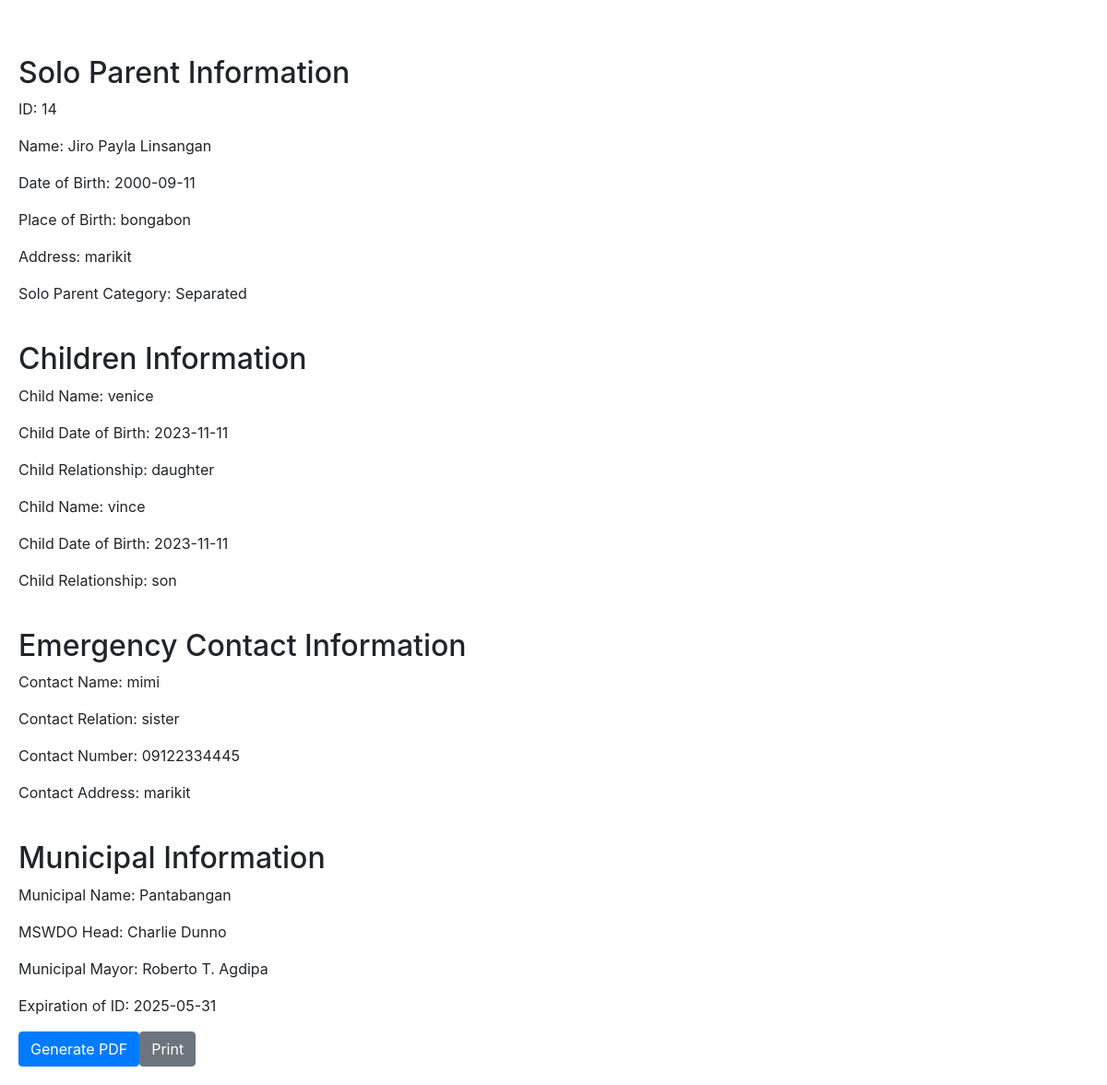
Page /generate_id.php?id=14 on the committed database.
### tables this page shows
CREATE TABLE `children` (
  `id` int(11) NOT NULL,
  `solo_parent_id` int(11) DEFAULT NULL,
  `child_name` varchar(255) DEFAULT NULL,
  `child_dob` date DEFAULT NULL,
  `child_relationship` varchar(255) DEFAULT NULL
);

CREATE TABLE `solo_parents` (
  `id` int(11) NOT NULL,
  `barangay` varchar(255) NOT NULL,
  `first_name` varchar(255) NOT NULL,
  `middle_name` varchar(255) DEFAULT NULL,
  `last_name` varchar(255) NOT NULL,
  `birthdate` date DEFAULT NULL,
  `place_of_birth` varchar(255) DEFAULT NULL,
  `address` varchar(255) NOT NULL,
  `solo_parent_category` enum('Widow','Unmarried','Separated','Victim of Violence','PWD') NOT NULL,
  `contact_number` varchar(20) DEFAULT NULL,
  `emergency_contact_name` varchar(255) DEFAULT NULL,
  `emergency_contact_relation` varchar(255) DEFAULT NULL,
  `emergency_contact_number` varchar(20) DEFAULT NULL,
  `emergency_contact_address` varchar(255) DEFAULT NULL
);

CREATE TABLE `municipal_info` (
  `id` int(11) NOT NULL,
  `municipal_name` varchar(255) NOT NULL,
  `mswdo_head` varchar(255) NOT NULL,
  `municipal_mayor` varchar(255) NOT NULL,
  `expiration_of_id` date DEFAULT NULL
);

### generate_id.php (the view, shortened to what this page needs)
<!DOCTYPE html>
<html lang="en">
<head>
    <link href="https://maxcdn.bootstrapcdn.com/bootstrap/4.5.2/css/bootstrap.min.css" rel="stylesheet">
</head>
<body>
<?php
require_once('db_conn.php');
if (isset($_GET['id'])) {
    $solo_parent_id = $_GET['id'];
    $query = "SELECT sp.*, c.* FROM solo_parents sp LEFT JOIN children c ON sp.id = c.solo_parent_id WHERE sp.id = $solo_parent_id";
    $result = mysqli_query($conn, $query);
    if (mysqli_num_rows($result) > 0) {
        $solo_parent_info = mysqli_fetch_assoc($result);
        mysqli_data_seek($result, 0);
        $children_info = array();
        while ($row = mysqli_fetch_assoc($result)) {
            if (!empty($row['child_name'])) {
                $children_info[] = $row;
            }
        }
        echo "<h2>Solo Parent Information</h2>";
        echo "<p>ID: {$solo_parent_info['solo_parent_id']}</p>";
        echo "<p>Name: {$solo_parent_info['first_name']} {$solo_parent_info['middle_name']} {$solo_parent_info['last_name']}</p>";
        echo "<p>Date of Birth: {$solo_parent_info['birthdate']}</p>";
        echo "<p>Place of Birth: {$solo_parent_info['place_of_birth']}</p>";
        echo "<p>Address: {$solo_parent_info['address']}</p>";
        echo "<p>Solo Parent Category: {$solo_parent_info['solo_parent_category']}</p>";
        echo "<h2>Children Information</h2>";
        if (empty($children_info)) {
            echo "No children found.";
        } else {
            foreach ($children_info as $child) {
                echo "<p>Child Name: {$child['child_name']}</p>";
                echo "<p>Child Date of Birth: {$child['child_dob']}</p>";
                echo "<p>Child Relationship: {$child['child_relationship']}</p>";
            }
        }
        echo "<h2>Emergency Contact Information</h2>";
        echo "<p>Contact Name: {$solo_parent_info['emergency_contact_name']}</p>";
        echo "<p>Contact Relation: {$solo_parent_info['emergency_contact_relation']}</p>";
        echo "<p>Contact Number: {$solo_parent_info['emergency_contact_number']}</p>";
        echo "<p>Contact Address: {$solo_parent_info['emergency_contact_address']}</p>";
   $municipal_query = "SELECT * FROM municipal_info";
   $municipal_result = mysqli_query($conn, $municipal_query);
   if (mysqli_num_rows($municipal_result) > 0) {
       echo "<h2>Municipal Information</h2>";
       while ($municipal_row = mysqli_fetch_assoc($municipal_result)) {
           echo "<p>Municipal Name: {$municipal_row['municipal_name']}</p>";
           echo "<p>MSWDO Head: {$municipal_row['mswdo_head']}</p>";
           echo "<p>Municipal Mayor: {$municipal_row['municipal_mayor']}</p>";
           echo "<p>Expiration of ID: {$municipal_row['expiration_of_id']}</p>";
       }
   } else {
       echo "No municipal information found.";
   }
} else {
    echo "Solo parent not found.";
 }
 } else {
 echo "Invalid request.";
 }
        echo "<form action='generate_pdf.php' method='post'>";
        echo "<input type='submit' name='generate_pdf' value='Generate PDF' class='btn btn-primary'>";
        echo "<input type='submit' name='print' value='Print' class='btn btn-secondary'>";
        echo "</form>";
?>
</body>
</html>

### generate_id.php (style rules this page uses)
body { padding: 20px; }
h2 { margin-top: 40px; }

### rows in the picture
children: solo_parent "14", child_name "venice", child_dob "2023-11-11", child_relationship "daughter"
solo_parents: first_name "Jiro", middle_name "Payla", last_name "Linsangan", birthdate "2000-09-11", place_of_birth "bongabon", address "marikit", solo_parent_category "Separated", emergency_contact_name "mimi", emergency_contact_relation "sister", emergency_contact_number "09122334445", emergency_contact_address "marikit"
children: child_name "vince", child_dob "2023-11-11", child_relationship "son"
municipal_info: municipal_name "Pantabangan", mswdo_head "Charlie Dunno", municipal_mayor "Roberto T. Agdipa", expiration_of "2025-05-31"
